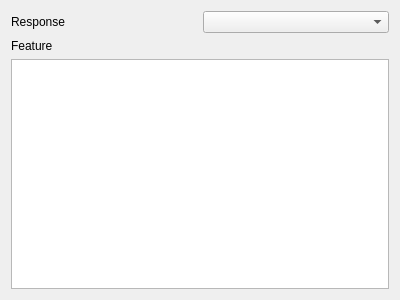
<?xml version="1.0" encoding="UTF-8"?>
<ui version="4.0">
 <class>ExperimentWidget</class>
 <widget class="QWidget" name="ExperimentWidget">
  <property name="geometry">
   <rect>
    <x>0</x>
    <y>0</y>
    <width>400</width>
    <height>300</height>
   </rect>
  </property>
  <property name="windowTitle">
   <string>Form</string>
  </property>
  <layout class="QVBoxLayout" name="verticalLayout_2">
   <item>
    <layout class="QVBoxLayout" name="verticalLayout">
     <item>
      <layout class="QHBoxLayout" name="horizontalLayout">
       <item>
        <widget class="QLabel" name="label">
         <property name="text">
          <string>Response</string>
         </property>
        </widget>
       </item>
       <item>
        <widget class="QComboBox" name="response"/>
       </item>
      </layout>
     </item>
     <item>
      <widget class="QLabel" name="label_2">
       <property name="text">
        <string>Feature</string>
       </property>
      </widget>
     </item>
     <item>
      <widget class="ExperimentTable" name="feature"/>
     </item>
    </layout>
   </item>
  </layout>
 </widget>
 <customwidgets>
  <customwidget>
   <class>ExperimentTable</class>
   <extends>QTableWidget</extends>
   <header>experimentTable.h</header>
  </customwidget>
 </customwidgets>
 <resources/>
 <connections/>
</ui>
